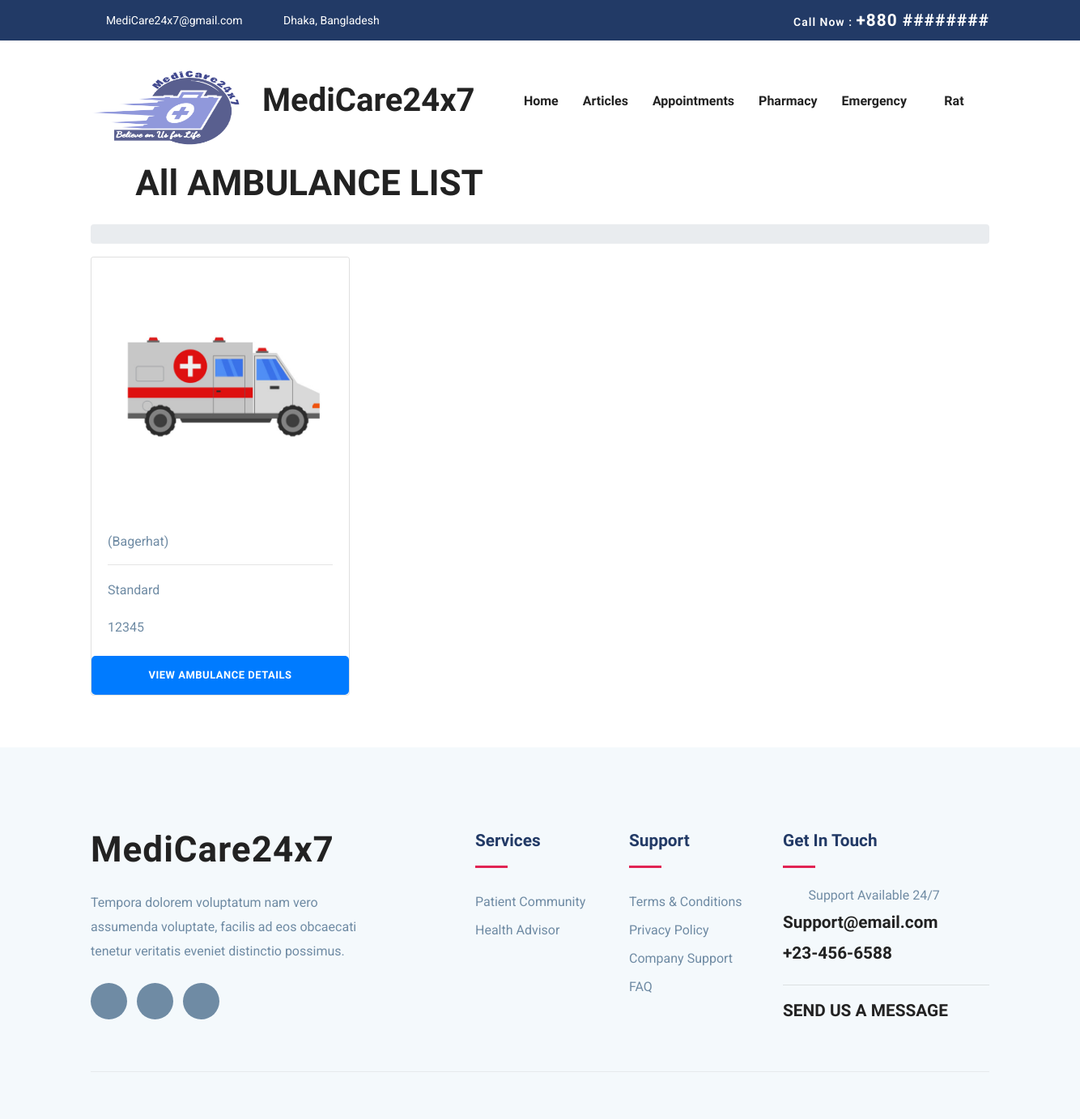
The page /staff-all-ambulance/ (signed in) on the database its author committed.
### accounts/models.py (models this page shows, shortened)
class UserModel(AbstractBaseUser, PermissionsMixin):
    email = models.EmailField(max_length=255, unique=True)  # Email
    name = models.CharField(max_length=255)  # Name
    is_patient = models.BooleanField(default=False)  # True if patient
    is_doctor = models.BooleanField(default=False)  # True if doctor
    is_active = models.BooleanField(default=True)  # True if active
    is_staff = models.BooleanField(default=False)
    is_admin = models.BooleanField(default=False)
    is_superuser = models.BooleanField(default=False)
    date_joined = models.DateTimeField(auto_now_add=True)
    USERNAME_FIELD = 'email'
    REQUIRED_FIELDS = ['name']  # Email & Password are required by default.
    objects = MyUserManager()  # User manager for the User Model
    def __str__(self):
        return self.email

### ambulance/models.py (models this page shows)
class Ambulance(models.Model):  # Ambulance model;
    vehicleNumber = models.CharField(max_length=20, unique=True)
    city = models.CharField(max_length=20, choices=CITY_CHOICES, null=False)
    category = models.CharField(max_length=20, choices=TYPES_CHOICES, null=False)
    driverName = models.CharField(max_length=20, null=True, blank=True)
    driverContact = models.CharField(max_length=20, null=True, blank=True)
    driverEmail = models.EmailField(max_length=20, null=True, blank=True)
    driverAddress = models.CharField(max_length=20, null=True, blank=True)
    driverNID = models.CharField(max_length=20, null=True, blank=True, unique=True)
    driverLicense = models.CharField(max_length=20, null=True, blank=True, unique=True)
    driverBloodGroup = models.CharField(max_length=20, null=True, blank=True)
    driverGender = models.CharField(max_length=20, null=True, blank=True)
    driverImage = models.ImageField(null=True, blank=True)
    ambulanceImage = models.ImageField(null=True, blank=True)
    rentInterDivision = models.IntegerField(null=True, blank=True)
    rentIntraDivision = models.IntegerField(null=True, blank=True)
    available = models.BooleanField(default=True)
    class Meta:
        verbose_name_plural = "Ambulances"

### ambulance/views.py (the view)
# urls.py: path('staff-all-ambulance/', staff_abmulance_view, name='staff-all-ambulance'),
@login_required(login_url="login")
def staff_abmulance_view(
    request,
):  # staff-all-ambulance view, this view is for staff to view all ambulances
    ambulances = Ambulance.objects.all()  # get all ambulances from the database
    context = {
        "ambulances": ambulances,  # pass the ambulances to the context
    }
    return render(
        request, "ambulance/staff-all-ambulance.html", context
    )  # render the staff-all-ambulance.html template with the context

### templates/ambulance/staff-all-ambulance.html (shortened to what this page needs)
{% extends "base.html" %}
{% load static %}
{% block content %}
<section>
    <div class="container text-center">
        <div class="row">
            <div class="col-lg-6 col-md-12 text-center">
                <div class="blog-breadcrumbs-area">
                    <div class="blog-breadcrumbs-left">
                        <h2 >All AMBULANCE LIST</h2>
                    </div>
                </div>
            </div>
            <div class="col-lg-3 col-md-12">
            </div>
        </div>
        <div class="row mt-3">
            <div class="col-lg-12">
                <div class="blog-breadcrumbs-right">
                    <ol class="breadcrumb">
                    </ol>
                </div>
            </div>
        </div>
    </div>
    <div class="container">
        <div class="row">
            <div class="col-lg-12">
                <div class="row mb-5">
                    {% for ambulance in ambulances %}
                    <div class="col-lg-4 mb-3">
                        <div class="card" style="width: 20rem;">
                            {% if ambulance.ambulanceImage %}
                            <img class="card-img-top" src="{{ ambulance.ambulanceImage.url }}" alt="Card image cap">
                            {% else %}
                            <img class="card-img-top" src="{% static 'images/placeholders/ambulance-placeholder.jpg'  %}" alt="Card image cap">
                            {% endif %}
                            <div class="card-body">
                                    {% if ambulance.city %}
                                    ({{ ambulance.city }})
                                    {% endif %}
                                <hr/>
                                {% if ambulance.category %}
                                <p class="card-text">{{ ambulance.category }}</p>
                                {% endif %}
                                {% if ambulance.vehicleNumber %}
                                <p class="card-text">{{ ambulance.vehicleNumber }}</p>
                                {% endif %}
                            </div>
                            <a href="#" class="btn btn-primary">View Ambulance Details</a>
                        </div>
                    </div>
                    {% endfor %}
                </div>
            </div>
        </div>
    </div>
</section>
{% endblock %}

### templates/navbar.html (shortened to what this page needs)
{% load static %}
<nav class="navbar navbar-expand-lg navigation" id="navbar">
    <div class="container">
        <a class="navbar-brand" href="{% url 'home' %}">
            <h1><img src="{% static 'images/logo1.png' %}" alt="" class="img-fluid" style="width: 212px ;height: 106px;">MediCare24x7</h1>
        </a>
        <div class="collapse navbar-collapse" id="navbarmain">
            <ul class="navbar-nav ml-auto">
                <li class="nav-item active">
                    <a class="nav-link" href="{% url 'home' %}">Home</a>
                </li>
                <li class="nav-item"><a class="nav-link" href="#">Articles</a></li>
                {% if request.user.is_authenticated and request.user.is_doctor %}
                <li class="nav-item">
                    <a class="nav-link" href="{%url 'doctor-all-appointments'%}">Appointments</a>
                </li>
                <li class="nav-item">
                    <a class="nav-link" href="{%url 'heart-risk'%}">Test Prediction</a>
                </li>
                {% elif request.user.is_authenticated and request.user.is_patient %}
                <li class="nav-item">
                    <a class="nav-link" href="{%url 'patient-all-appointments'%}">Appointments</a>
                </li>
                <li class="nav-item">
                    <a class="nav-link" href="{% url 'pharmacy-home' %}">Pharmacy</a>
                </li>
                {% endif %}
                {% if request.user.is_authenticated %}
                <li class="nav-item dropdown">
                    <a class="nav-link dropdown-toggle" href="" id="dropdown02"
                       data-toggle="dropdown" aria-haspopup="true" aria-expanded="false">Emergency <i
                            class="icofont-thin-down"></i></a>
                            Others Blood Request</a></li>
                    </ul>
                {% endif %}
                {% if request.user.is_authenticated %}
                <li class="nav-item dropdown">
                    <a class="nav-link dropdown-toggle" href="#" id="dropdown03" data-toggle="dropdown"
                       aria-haspopup="true" aria-expanded="false">{{ request.user.name }} <i
                            class="icofont-thin-down"></i></a>
                </li>
                {% endif %}
        </div>
    </div>
</nav>

### static-files/css/style.css (style rules this page uses)
html { overflow-x: hidden; }
body { line-height: 1.6; font-family: "Roboto", sans-serif; -webkit-font-smoothing: antialiased; font-size: 16px; color: #6F8BA4; font-weight: 400; }
h1, .h1, h2, .h2, h3, .h3, h4, .h4, h5, .h5, h6, .h6 { font-family: "Exo", sans-serif; font-weight: 700; color: #222; }
h1, .h1 { font-size: 2.5rem; }
h2, .h2 { font-size: 44px; }
p { line-height: 30px; }
.btn { display: inline-block; font-size: 14px; font-size: 0.8125rem; font-weight: 700; letter-spacing: .5px; padding: .75rem 2rem; font-family: "Exo", sans-serif; text-transform: uppercase; border-radius: 5px; border: 2px solid transparent; transition: all .35s ease; }
a { color: #222; text-decoration: none; transition: all .35s ease; }
#navbarmain { padding: 20px 0px; }
#navbarmain .nav-link { font-weight: 600; padding: 10px 15px; color: #222; font-family: "Exo", sans-serif; text-transform: capitalize; font-size: 16px; transition: all .25s ease; }
.dropdown-toggle::after { display: none; }
.navbar-brand { margin-top: 10px; }

### rows shown on the page
UserModel: user.name "Rat"
Ambulance: city "Bagerhat", category "Standard", vehicleNumber "12345"
